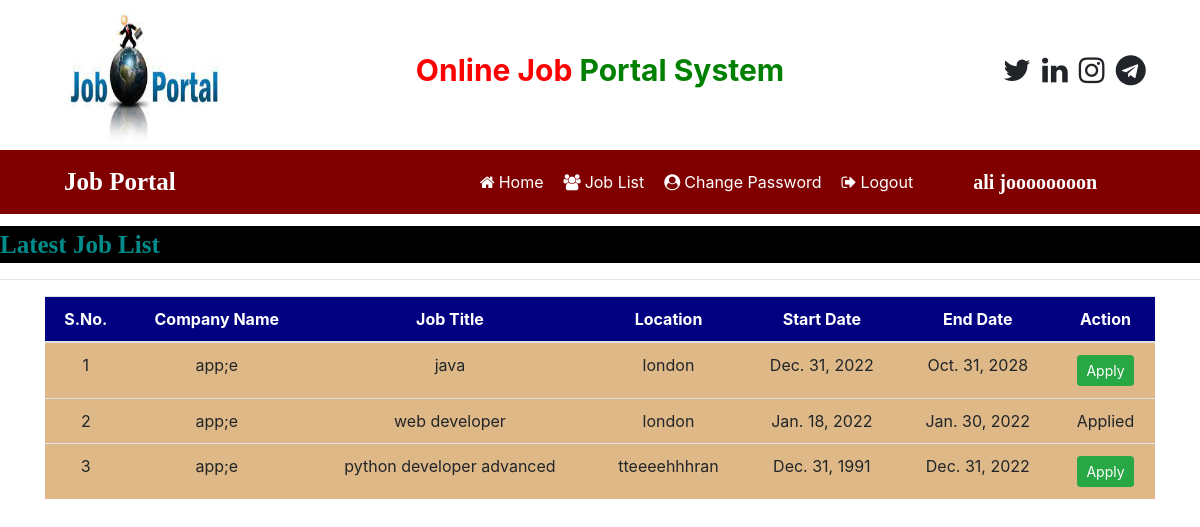
The page /user_latestjobs (signed in) on the database its author committed.
### job/models.py (models this page shows, shortened)
class Job(models.Model):
    recruiter = models.ForeignKey(Recruiter,on_delete=models.CASCADE)
    start_date = models.DateField()
    end_date = models.DateField()
    title = models.CharField(max_length=100)
    salary = models.FloatField(max_length=20)
    image = models.FileField()
    description = models.CharField(max_length=300)
    experience = models.CharField(max_length=50)
    location = models.CharField(max_length=100)
    skills = models.CharField(max_length=100)
    creationdate = models.DateField()

class Recruiter(models.Model):
    user = models.ForeignKey(User, on_delete=models.CASCADE)
    mobile = models.CharField(max_length=15, null=True)
    image = models.FileField(null=True)
    gender = models.CharField(max_length=10, null=True)
    company = models.CharField(max_length=100, null=True)
    type = models.CharField(max_length=15, null=True)
    status = models.CharField(max_length=20, null=True)

### job/views.py (the view)
# urls.py: path('user_latestjobs', user_latestjobs, name='user_latestjobs'),
def user_latestjobs(request):
    job = Job.objects.all().order_by('-start_date')
    user = request.user
    student = StudentUser.objects.get(user=user)
    data = Apply.objects.filter(student=student)
    li = []
    for i in data:
        li.append(i.job.id)
    d = {'job':job,'li':li}
    return render(request, 'job/user_latestjobs.html',d)

### job/templates/job/user_latestjobs.html (shortened to what this page needs)
{% load static %}
{% block body %}
{% include 'job/user_navigation.html' %}
<marquee behavior="" direction="" style="font-family: cursive; font-size: 25px; color: darkcyan;background-color: black; font-weight: bold; margin-top: 1%;">
    Latest Job List
</marquee>
<hr>
<div class="container">
    <table id="example" class="table table-hover ">
        <thead>
            <tr style="background-color: #000080; color: white;">
                <th>S.No.</th>
                <th>Company Name</th>
                <th>Job Title</th>
                <th>Location</th>
                <th>Start Date</th>
                <th>End Date</th>
                <th>Action</th>
            </tr>
        </thead>
        <tbody>
            {% for i in job %}
                <tr style="background-color: #DEB887;">
                    <td>{{forloop.counter}}</td>
                    <td>{{i.recruiter.company}}</td>
                    <td>{{i.title}}</td>
                    <td>{{i.location}}</td>
                    <td>{{i.start_date}}</td>
                    <td>{{i.end_date}}</td>
                    {% if i.id in li %}
                    <td>
                        Applied
                    </td>
                    {% else %}
                    <td>
                        <a href="{% url 'job:job_detail' i.id %}" class="btn btn-success btn-sm" >Apply</a>
                    </td>
                    {% endif %}
                </tr>
            {% endfor %}
        </tbody>
    </table>
</div>
{% endblock body %}

### job/templates/job/user_navigation.html (shortened to what this page needs)
<html>
    <head>
        {% load static %}
        <link rel="stylesheet" href="https://maxcdn.bootstrapcdn.com/bootstrap/4.5.2/css/bootstrap.min.css">
        <link rel="stylesheet" href="https://cdnjs.cloudflare.com/ajax/libs/font-awesome/4.7.0/css/font-awesome.min.css">
    </head>
    <body>
        <div class="container">
            <div class="row">
                <div class="col-sm-3">
                    <img src="{% static 'job/images/download.jpeg' %}" width="180px;" height="150px;">
                </div>
                <div class="col-sm-6 mt-5 text-center">
                    <span style="font-weight: bold; font-size: 30px;">
                        <span style="color:red;">Online Job</span>
                        <span style="color:green;">Portal System</span>
                    </span>
                </div>
                <div class="col-sm-3 mt-5" style="padding-left: 10%;">
                    <span style="font-weight: bold; font-size: 30px;">
                        <span><i class="fa fa-twitter pl-1"></i></span>
                        <span><i class="fa fa-linkedin pl-1"></i></span>
                        <span><i class="fa fa-instagram pl-1"></i></span>
                        <span><i class="fa fa-telegram pl-1"></i></span>
                    </span>
                </div>
            </div>
        </div>
        <nav class="navbar navbar-expand-sm" style="background-color: maroon;">
            <a href="" class="navbar-brand text-white pl-5 font-weight-bold" style="font-family: cursive; font-size: 25px;">Job Portal</a>
            <ul class="navbar-nav">
                <li class="nav-item">
                    <a href="{% url 'job:user_home' %}" class="nav-link" style="margin-left: 280px;;"><i class="fa fa-home mr-1"></i>Home</a>
                </li>
                <li class="nav-item">
                    <a href="{% url 'job:user_latestjobs' %}" class="nav-link"><i class="fa fa-users mr-1"></i>Job List</a>
                </li>
                <li class="nav-item">
                    <a href="{% url 'job:change_passworduser' %}" class="nav-link"><i class="fa fa-user-circle mr-1"></i>Change Password</a>
                </li>
                <li class="nav-item">
                    <a href="{% url 'job:Logout' %}" class="nav-link"><i class="fa fa-sign-out mr-1"></i>Logout</a>
                </li>
            </ul>
            <a href="" class="navbar-brand text-white pl-5 font-weight-bold" style="font-family: cursive; font-size: 20px;">{{request.user.first_name}}</a>
        </nav>
    </body>
</html>

### job/templates/job/user_navigation.html (style rules this page uses)
.nav-link { color: white !important; margin-right: 4px; }

### job/templates/job/user_latestjobs.html (style rules this page uses)
tr { text-align: center; }

### rows shown on the page
Job: recruiter.company "app;e", title "java", location "london", start_date "Dec. 31, 2022", end_date "Oct. 31, 2028", shows "Apply"
Job: recruiter.company "app;e", title "web developer", location "london", start_date "Jan. 18, 2022", end_date "Jan. 30, 2022", shows "Applied"
Job: recruiter.company "app;e", title "python developer advanced", location "tteeeehhhran", start_date "Dec. 31, 1991", end_date "Dec. 31, 2022", shows "Apply"

### other values the page prints
{{ request.user.first_name }} "ali joooooooon"
